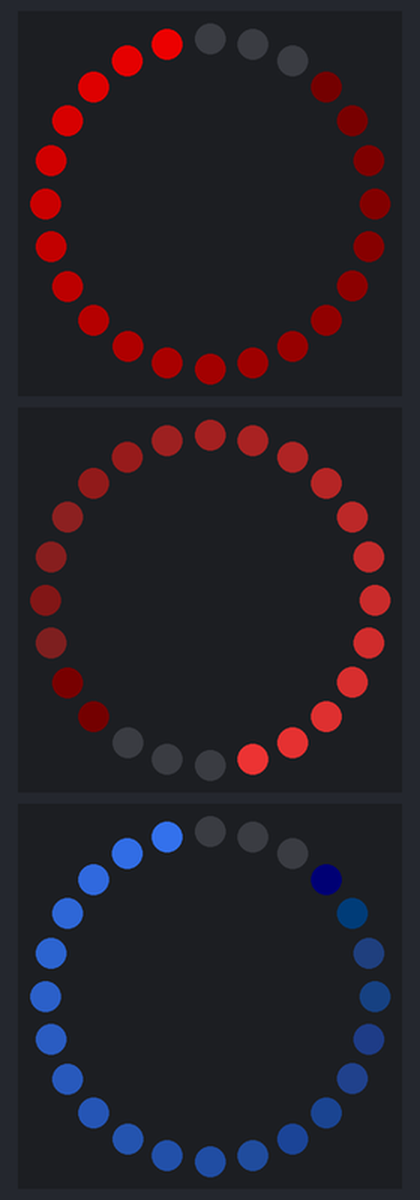
Bench run of a sketch on a simulated Arduino Uno, built with avr-gcc and run on an emulated ATmega328P. On the bench: 3 × 24 RGB LEDs in a ring, first at the top, clockwise. Dim RGB values are drawn brighter than linear.

Above: at 0.04 s.
At 0.63 s:
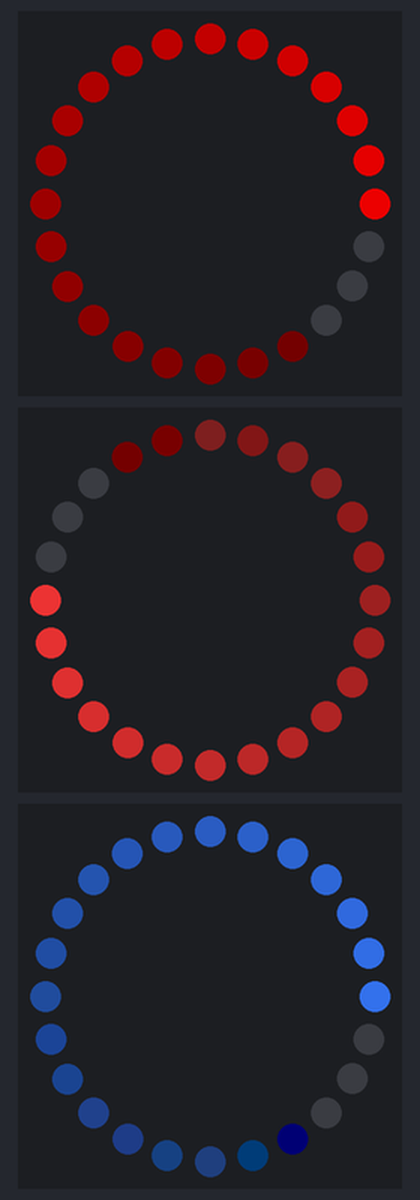
At 1.22 s:
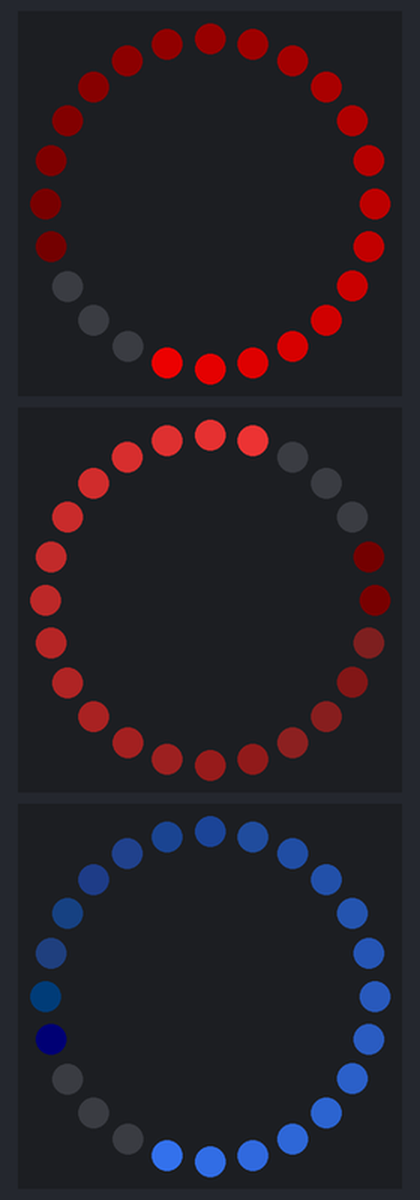
At 1.81 s:
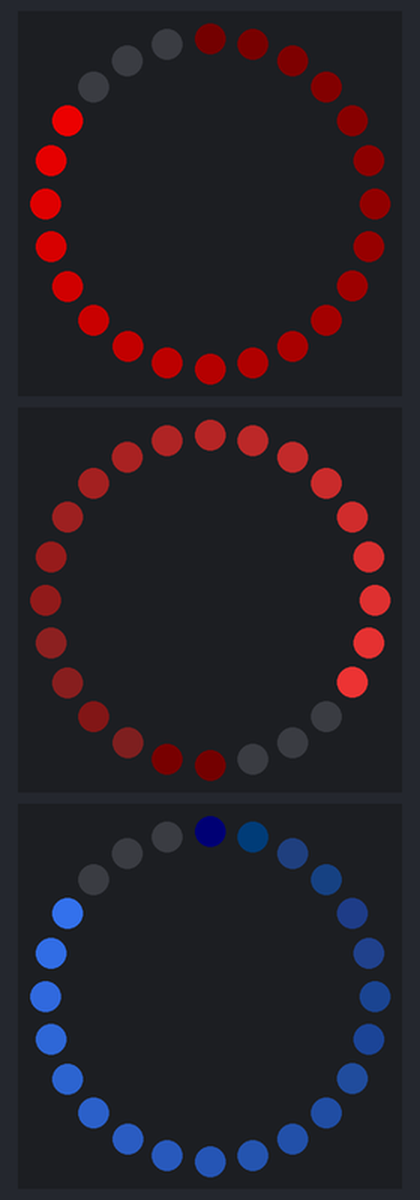
At 2.4 s:
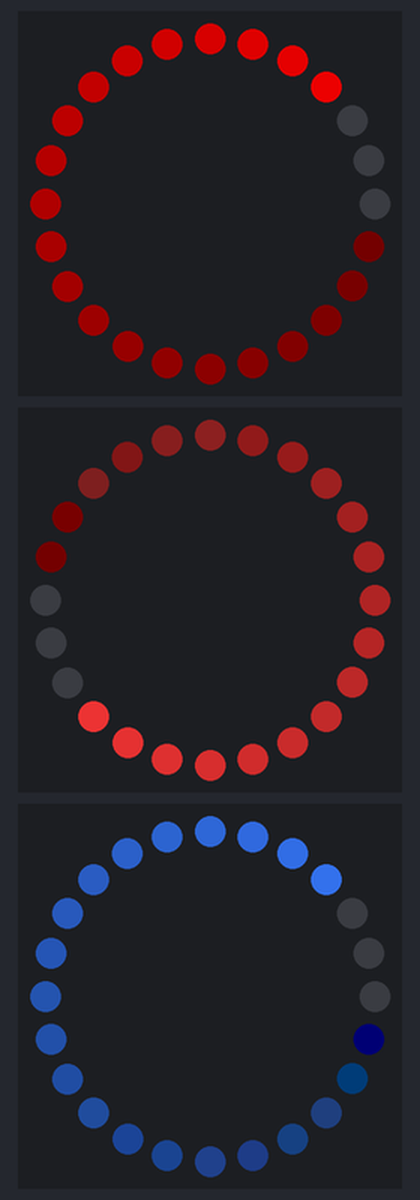

Measured:
- by itself, everything shown: repeats every 2.0 s, in 24 steps

The sketch:

hsv_red_circle_rotate_class3.ino
```cpp
// (licence header left out)
#include <Adafruit_NeoPixel.h>

// led count
#define CNT 24
// max Hue
#define MAXHUE 65535

Adafruit_NeoPixel ring1(CNT, 6, NEO_GRB + NEO_KHZ800);
Adafruit_NeoPixel ring2(CNT, 7, NEO_GRB + NEO_KHZ800);
Adafruit_NeoPixel ring3(CNT, 8, NEO_GRB + NEO_KHZ800);

class Rotator
{
    Adafruit_NeoPixel *strip;
    int position;
    uint16_t hue;
    uint8_t saturation;

  public:
    Rotator(Adafruit_NeoPixel *npx, int pos = 0, uint16_t h = 0, uint8_t sat = 255);
    void Step();
};

Rotator::Rotator(Adafruit_NeoPixel *npx, int pos, uint16_t h, uint8_t sat)
  : strip(npx), position(pos), hue(h), saturation(sat)
{
}

void Rotator::Step()
{
  // hue - 0-65535
  // saturation - 0-255
  // value - 0-255
  for (int i = 0; i < CNT; i++)
    strip->setPixelColor(
      (i + position) % CNT,
      strip->ColorHSV(hue, saturation, strip->gamma8(i * (255 / CNT))));
  strip->show();
  position++;
  position %= CNT;
}

Rotator rt1(&ring1, 0, 0, 255); // red
Rotator rt2(&ring2, 12, 0, 200); // pink
Rotator rt3(&ring3, 0, 40000L, 200); // lightblue

void setup() {
  ring1.begin();
  ring2.begin();
  ring3.begin();
}

void loop() {
  rt1.Step();
  rt2.Step();
  rt3.Step();
  delay(50);
}
```
